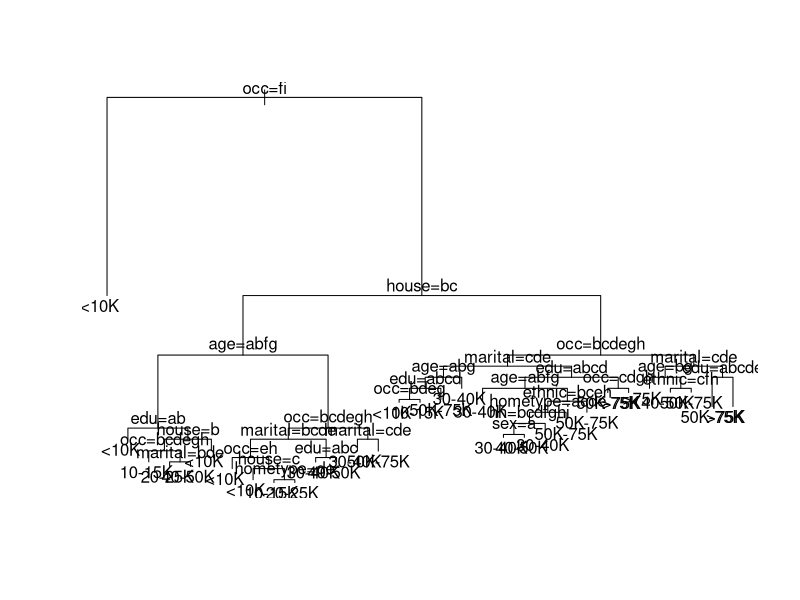
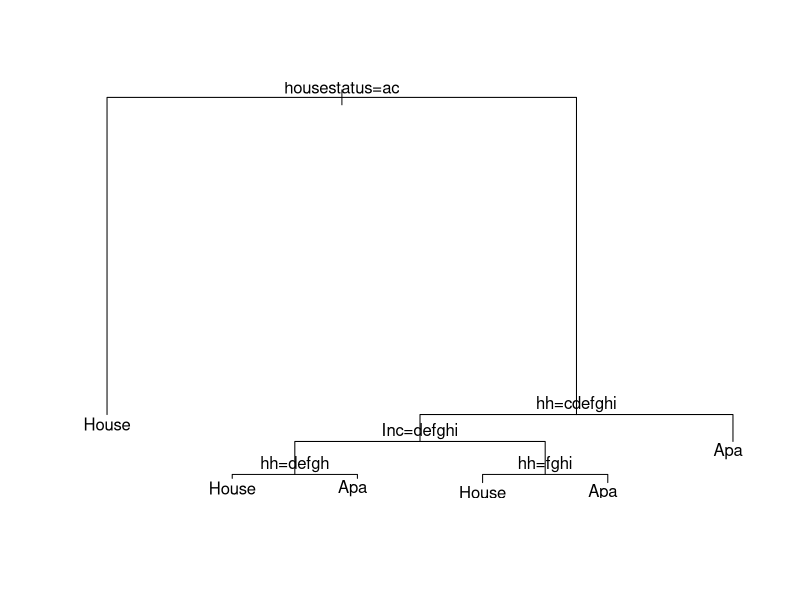

Write the R code that produced these figures, in order.
library(rpart)
Income=read.csv("Income_Data.txt")
ModIncome=data.frame(Inc=Income$X9,sex=Income$X2,marital=Income$X1,age=Income$X5,edu=Income$X4,occ=Income$X5.1,dwelltime=Income$X5.2,dual=Income$X3,hh=Income$X3.1,hh18=Income$X0,house=Income$X1.1,hometype=Income$X1.2,Ethnic=Income$X7,lang=Income$NA.)

Inc=factor(ModIncome$Inc, levels=1:9, labels=c("<10K","10-15K","15-20K","20-25K","25-30K","30-40K","40-50K","50K-75K",">75K"))
sex=factor(ModIncome$sex, levels=1:2, labels=c("Male","Female"))
marital=factor(ModIncome$marital, levels=1:5,labels=c("Married","live-in","Divorced","Seperated","Single"))
age=factor(ModIncome$age,levels=1:7,labels=c("14-17","18-24","25-34","35-44","45-54","55-64","over 65"))
edu=factor(ModIncome$edu,levels=1:6,labels=c("less grade 8","grade 9-11","grad high","1-3 college","College grad","Grad"))
occ=factor(ModIncome$occ,levels=1:9,labels=c("Professional","Sales","laborer","Clerk","Home","Student","Military","Retired","Unemployed"))
dwelltime=factor(ModIncome$dwelltime,levels=1:5,labels=c("<1year","1-3 years","4-6 years","7-10 years",">10 years"))
dual=factor(ModIncome$dual, levels=1:3, labels=c("Not Married","Yes","No"))
hh=factor(ModIncome$hh, levels=1:9, labels=c("1","2","3","4","5","6","7","8",">9"))
hh18=factor(ModIncome$hh18, levels=1:9, labels=c("1","2","3","4","5","6","7","8",">9"))
house=factor(ModIncome$house, levels=1:3, labels=c("Own","Rent","Live with family"))
hometype=factor(ModIncome$hometype,levels=1:5, labels =c("House","Condo","Apa","Mobile","Other"))
ethnic=factor(ModIncome$Ethnic, levels=1:8, labels=c("American Ind","Asian","Black","East indian","Hispanic","Pacific Island","White","Other"))
lang=factor(ModIncome$lang,levels=1:3, labels=c("English","Spanish","Other"))

FinalInc=data.frame(Inc=Inc,sex=sex,marital=marital,age=age,edu=edu,occ=occ, dwelltime=dwelltime, dual=dual, hh=hh, hh18=hh18,house=house, hometype=hometype,ethnic=ethnic, lang=lang)

incfit=rpart(Inc~.-Inc,FinalInc, method='class', cp=0.001)
plot(incfit)
text(incfit)

printcp(incfit)
# Lowes cross-validated erro is for  23 split tree==0.80281. Using 1SE rule, find the simplest tree that is
# 1 SE away= 0.80281+0.0062532 ie. 18 split tree).
incfit=rpart(Inc~.-Inc,FinalInc, method='class', cp=0.0019)
summary(incfit)

mydata=data.frame(Inc=" ",sex="Male",marital="Married",age="35-44",edu="Grad",occ="Professional",dwelltime="1-3 years",dual="No",hh="3",hh18="3",house="Own",hometype="House",ethnic="Asian",lang="Other")
tree.pred=predict(incfit,mydata, type="class")
tree.pred

# Root had 8992 elements
  # Prediction for Root=<10K
  # Expected Loss is 0.8059386 implying that 8992*(0.8059386)=7247 have annual income
  # greater than >10K hence that is the error rate when root is classified <10K
  # Class counts are 1745(<10K); 775(10-15K); 667(15-20K), 812(20-25K),722(25-30K),1110(30-40K), 969(40-50K), 1308(50-75K), 883(>75K)
  # Since highest probability/count is class <10K=1745 entries that is chosen as representative
  # value at the root node.
  # Left node has 1843 observations and right node has 7149 observations.
  # best primary split was occupation and age is fairly close
  # 136 entries have occupation missing=> 8992-136=8854 had occupation entries
  # Age is chosen as surrogate as the split with age is similar to  8854*0.859=7605 Entries
  # Age split as LRRRRRRR implying 14-17 as left class and all others as right


HouseType=read.csv("Housetype_Data.txt")
ModHouse=data.frame(Hometype=HouseType$X1,sex=HouseType$X2, marital=HouseType$X4,age=HouseType$X7,edu=HouseType$X4.1,occ=HouseType$X5,Inc=HouseType$NA.,dwelltime=HouseType$X5.1,dual=HouseType$X1.1,hh=HouseType$X1.2,hh18=HouseType$X0,housestatus=HouseType$X1.3,Ethnic=HouseType$X7.1,lang=HouseType$X1.4)

Hometype=factor(ModHouse$Hometype,levels=1:5, labels =c("House","Condo","Apa","Mobile","Other"))
sex=factor(ModHouse$sex, levels=1:2, labels=c("Male","Female"))
marital=factor(ModHouse$marital, levels=1:5,labels=c("Married","live-in","Divorced","Seperated","Single"))
age=factor(ModHouse$age,levels=1:7,labels=c("14-17","18-24","25-34","35-44","45-54","55-64","over 65"))
edu=factor(ModHouse$edu,levels=1:6,labels=c("less grade 8","grade 9-11","grad high","1-3 college","College grad","Grad"))
occ=factor(ModHouse$occ,levels=1:9,labels=c("Professional","Sales","laborer","Clerk","Home","Student","Military","Retired","Unemployed"))
Inc=factor(ModHouse$Inc, levels=1:9, labels=c("<10K","10-15K","15-20K","20-25K","25-30K","30-40K","40-50K","50K-75K",">75K"))
dwelltime=factor(ModHouse$dwelltime,levels=1:5,labels=c("<1year","1-3 years","4-6 years","7-10 years",">10 years"))
dual=factor(ModHouse$dual, levels=1:3, labels=c("Not Married","Yes","No"))
hh=factor(ModHouse$hh, levels=1:9, labels=c("1","2","3","4","5","6","7","8",">9"))
hh18=factor(ModHouse$hh18, levels=1:9, labels=c("1","2","3","4","5","6","7","8",">9"))
housestatus=factor(ModHouse$house, levels=1:3, labels=c("Own","Rent","Live with family"))
ethnic=factor(ModHouse$Ethnic, levels=1:8, labels=c("American Ind","Asian","Black","East indian","Hispanic","Pacific Island","White","Other"))
lang=factor(ModHouse$lang,levels=1:3, labels=c("English","Spanish","Other"))

Finalhouse=data.frame(Hometype=Hometype,sex=sex,marital=marital,age=age,edu=edu,occ=occ,Inc=Inc, dwelltime=dwelltime, dual=dual, hh=hh, hh18=hh18,housestatus=housestatus, ethnic=ethnic, lang=lang)

homefit=rpart(Hometype~.-Hometype,data=Finalhouse, method='class', cp=0.001)
printcp(homefit)
#Based on the printcp, model with lower cross-valdiated error is 8 split model
#using 1 SE rule, we can select the simplest model with 1SE distance away i,e 0.62940+0.011244= 0.640644 cross-validated 
#error ie, we choose the 4 split model and plot it

homefit2=rpart(Hometype~.-Hometype,data=Finalhouse, method='class', cp=0.004)
printcp(homefit2)
#Number of miss-classification is 3694*0.63129= 2332 nodes
plot(homefit2)
text(homefit2)
#summary(homefit2)
#Notes:
# Householder status seems to be the most important predictor for the Type of Home. If the householder owns the home,
# it is more likely that the property is a house. It looks like in this dataset, people who lived in a house owned them 
# rather renting them. If the Householder is renting or living with a family then the next important factor are the
# number of people in the house. If there are 4-8 people in a household and their income is high enough
# i.e greater than 20K, then there is a high chance they live in a house. This makes sense as the family makes sufficient
# income and there are many people in the household, for comfort reasons they probably live in a house. However, it looks
# like if the family is small 3 or less or very large 9 or more, then the family lives in an apartment. It is likely that
# apartment suffices for a small family of 3 hence that is the preferred choice. If a family has more than 9 members in
# in the household, then most of the income probably goes for people expenses leaving little money to rent, hence they 
# they choose the apartment.
# if the household income is low i.e upto 20k, then if the household has 1-5 members it is more likely they live in 
# in an apartment. If there are more than 5 members in the household, they live in a house. This is similar to the trend
# earlier, that smaller families probably choose to live in an apartment because an apartment supports small family easily.
# Larger families even on low income require the space of a house hence they live in a house.
